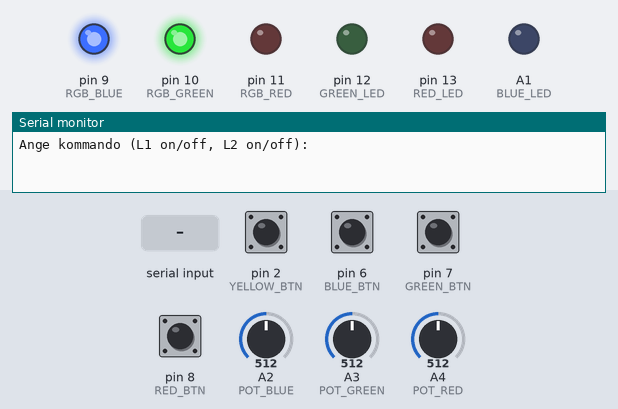
A sketch run on a simulated Arduino Uno, built with avr-gcc and run on an emulated ATmega328P. Parts: output pins drawn as LEDs (lit = HIGH), the last lines printed to the serial monitor. The test bench sets the inputs (shaded band); at power-on: pin 2 (YELLOW_BTN), pin 6 (BLUE_BTN), pin 7 (GREEN_BTN), pin 8 (RED_BTN) HIGH, A4 (POT_RED) = 512, A2 (POT_BLUE) = 512, A3 (POT_GREEN) = 512.

Above: at 1.2 s.
1.3 s: pin 6 (BLUE_BTN) pulled LOW for 0.15 s
At 2.6 s:
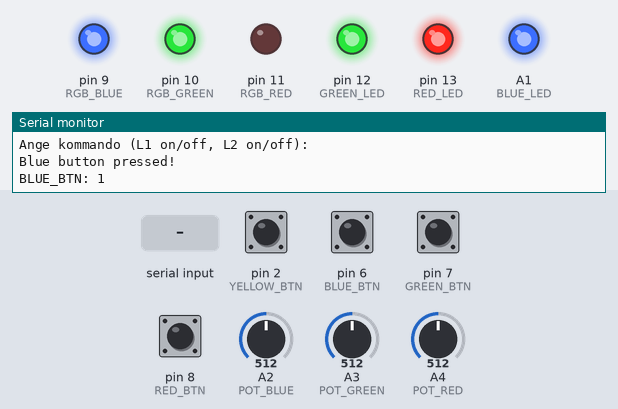
7.8 s: pin 7 (GREEN_BTN) pulled LOW for 0.15 s
At 8.4 s:
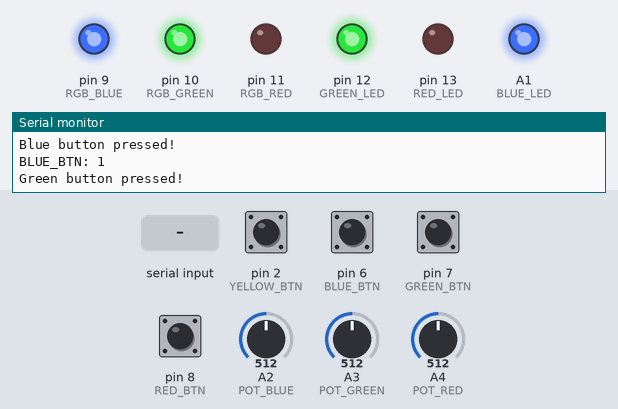
14.3 s: "L2 off\n" received over Serial
At 15.6 s:
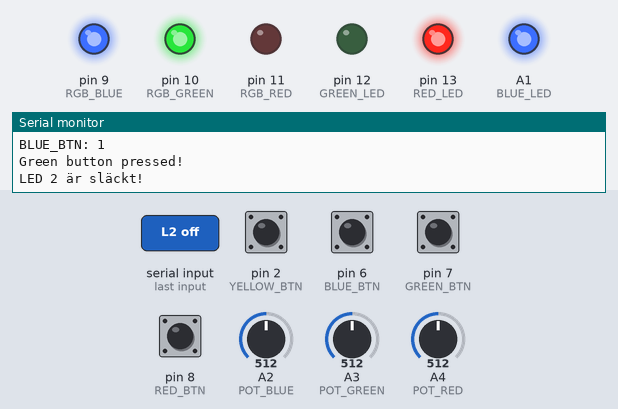
20.7 s: A4 (POT_RED) set to 716
At 22.6 s:
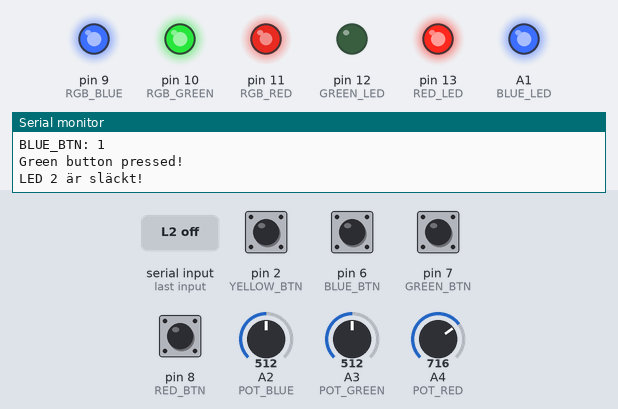
27.1 s: A2 (POT_BLUE) set to 122
At 28.4 s:
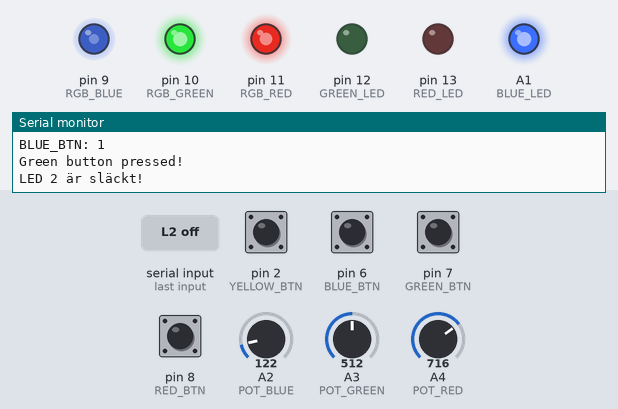
33.5 s: A3 (POT_GREEN) set to 122
At 35.4 s:
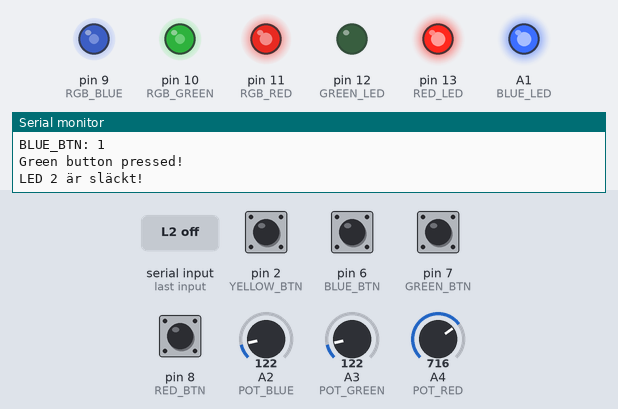
Timing chart, 0 to 40.9 s (numbered marks = the images above; inputs shaded):
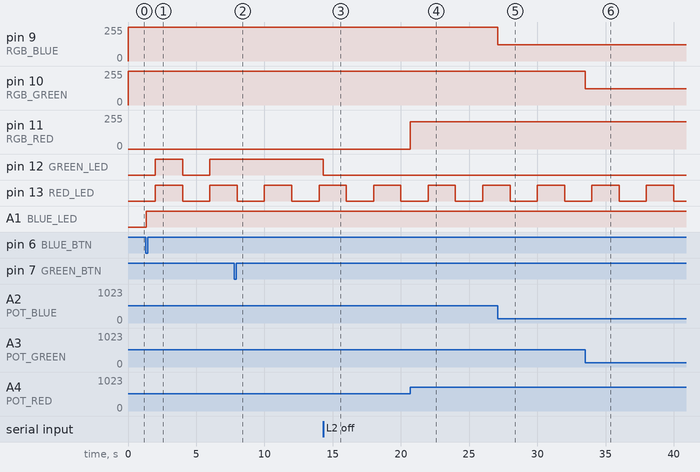

The sketch:

Inlamningsuppgift.ino
```cpp
#include <Arduino.h>

#define RED_LED 13
#define GREEN_LED 12
#define BLUE_LED A1
#define RED_BTN 8
#define YELLOW_BTN 2
#define GREEN_BTN 7
#define BLUE_BTN 6
#define RGB_BLUE 9
#define RGB_GREEN 10
#define RGB_RED 11
String inputString = "";
#define ROUND_POT A0
#define POT_BLUE A2
#define POT_GREEN A3
#define POT_RED A4

const unsigned long BLINK_INTERVAL = 2000;
unsigned long previousMillis = 0;
bool redButtonEnable = true;
bool blueButtonEnable = true;
bool greenButtonEnable = true;

bool ledState = false;
bool redToggle = false;
bool greenToggle = false;
bool blueToggle = false;
bool yellowToggle = false;
bool redBlink = true;
bool greenBlink = true;
bool blueBlink = true;
bool yellowBlink = true;
volatile bool resetFlag = false;
int blueBrightness = 1023;

void resetSystem() {
    resetFlag = true;
}

void setup() {
    blueBlink = true;
    pinMode(RED_LED, OUTPUT);
    pinMode(GREEN_LED, OUTPUT);
    pinMode(BLUE_LED, OUTPUT);
    pinMode(RED_BTN, INPUT_PULLUP);
    pinMode(GREEN_BTN, INPUT_PULLUP);
    pinMode(BLUE_BTN, INPUT_PULLUP);
    pinMode(YELLOW_BTN, INPUT_PULLUP);

    // RGB-konfig
    pinMode(RGB_BLUE, OUTPUT);
    pinMode(RGB_GREEN, OUTPUT);
    pinMode(RGB_RED, OUTPUT);
    pinMode(POT_BLUE, INPUT);
    pinMode(POT_GREEN, INPUT);
    pinMode(POT_RED, INPUT);

    attachInterrupt(digitalPinToInterrupt(YELLOW_BTN), resetSystem, FALLING);
    Serial.begin(115200);
    Serial.println("Ange kommando (L1 on/off, L2 on/off):");
}

void loop() {
    if (resetFlag) {
        redBlink = greenBlink = blueBlink = yellowBlink = true;
        redToggle = greenToggle = blueToggle = yellowToggle = false;
        redButtonEnable = true;
        greenButtonEnable = true;
        blueButtonEnable = true;
        digitalWrite(RED_LED, LOW);
        digitalWrite(GREEN_LED, LOW);
        digitalWrite(BLUE_LED, LOW);
        resetFlag = false;
    }

    if (Serial.available() > 0) {
    String input = Serial.readStringUntil('\n');
    input.trim();

    // Röd LED
    if (input.equalsIgnoreCase("L1 on")) {
        digitalWrite(RED_LED, HIGH);
        Serial.println("LED 1 är tänd!");
        redBlink = false;
    } else if (input.equalsIgnoreCase("L1 off")) {
        digitalWrite(RED_LED, LOW);
        Serial.println("LED 1 är släckt!");
        redBlink = false;
    } else if (input.equalsIgnoreCase("disable button 1")) {
        redButtonEnable = false;
        Serial.println("Knapp 1 (röd) är inaktiverad!");
    } else if (input.equalsIgnoreCase("enable button 1")) {
        redButtonEnable = true;
        Serial.println("Knapp 1 (röd) är aktiverad!");
    }

    // Grön LED
    else if (input.equalsIgnoreCase("L2 on")) {
        digitalWrite(GREEN_LED, HIGH);
        Serial.println("LED 2 är tänd!");
        greenBlink = false;
    } else if (input.equalsIgnoreCase("L2 off")) {
        digitalWrite(GREEN_LED, LOW);
        Serial.println("LED 2 är släckt!");
        greenBlink = false;
    } else if (input.equalsIgnoreCase("disable button 2")) {
        greenButtonEnable = false;
        Serial.println("Knapp 2 (grön) är inaktiverad!");
    } else if (input.equalsIgnoreCase("enable button 2")) {
        greenButtonEnable = true;
        Serial.println("Knapp 2 (grön) är aktiverad!");
    }

    // Blå LED
    else if (input.equalsIgnoreCase("L3 on")) {
        digitalWrite(BLUE_LED, HIGH);
        Serial.println("LED 3 är tänd!");
        blueBlink = false;
    } else if (input.equalsIgnoreCase("L3 off")) {
        digitalWrite(BLUE_LED, LOW);
        Serial.println("LED 3 är släckt!");
        blueBlink = false;
    } else if (input.equalsIgnoreCase("disable button 3")) {
        blueButtonEnable = false;
        Serial.println("Knapp 3 (blå) är inaktiverad!");
    } else if (input.equalsIgnoreCase("enable button 3")) {
        blueButtonEnable = true;
        Serial.println("Knapp 3 (blå) är aktiverad!");
    }
}


    unsigned long currentMillis = millis();

    if (currentMillis - previousMillis >= BLINK_INTERVAL) {
        previousMillis = currentMillis;
        ledState = !ledState;

        if (redBlink) digitalWrite(RED_LED, ledState);
        if (greenBlink) digitalWrite(GREEN_LED, ledState);
        if (blueBlink) {
            blueBrightness = analogRead(ROUND_POT);
            blueBrightness = map(blueBrightness, 0, 1023, 0, 255);
            analogWrite(BLUE_LED, ledState ? blueBrightness : 0);
        }
    }
    if (redButtonEnable == true) {
    if (digitalRead(RED_BTN) == LOW) {
        delay(50);
        redBlink = false;
        if (digitalRead(RED_BTN) == LOW) {
            Serial.println("Red button pressed!");
            redToggle = !redToggle;
            digitalWrite(RED_LED, redToggle);
            while (digitalRead(RED_BTN) == LOW) delay(10);
        }
    }
}

if (greenButtonEnable == true) {  // Grön knappkontroll
    if (digitalRead(GREEN_BTN) == LOW) {
        delay(50);
        greenBlink = false;
        if (digitalRead(GREEN_BTN) == LOW) {
            Serial.println("Green button pressed!");
            greenToggle = !greenToggle;
            digitalWrite(GREEN_LED, greenToggle);
            while (digitalRead(GREEN_BTN) == LOW) delay(10);
        }
    }
}

if (blueButtonEnable == true) {  // Blå knappkontroll
    if (digitalRead(BLUE_BTN) == LOW) {
        delay(50);
        blueBlink = false;
        if (digitalRead(BLUE_BTN) == LOW) {
            Serial.println("Blue button pressed!");
            blueToggle = !blueToggle;
            digitalWrite(BLUE_LED, blueToggle);
            while (digitalRead(BLUE_BTN) == LOW) delay(10);
            Serial.print("BLUE_BTN: "); Serial.println(digitalRead(BLUE_BTN));
        }
    }
}


    int pot_blue_value = analogRead(POT_BLUE);
    analogWrite(RGB_BLUE, pot_blue_value);

    int pot_RED_value = analogRead(POT_RED);
    analogWrite(RGB_RED, pot_RED_value);

    int pot_GREEN_value = analogRead(POT_GREEN);
    analogWrite(RGB_GREEN, pot_GREEN_value);
}
```

Measured:
- after the input at 1.3 s, A1 (BLUE_LED): LOW → HIGH after 0.05 s
- after the input at 7.8 s, pin 12 (GREEN_LED): stops changing and stays HIGH
- after the input at 14.3 s, pin 12 (GREEN_LED): HIGH → LOW at once
- after the input at 20.7 s, pin 11 (RGB_RED): 0/255 → 204/255 at once
- after the input at 27.1 s, pin 9 (RGB_BLUE): 255/255 → 122/255 at once
- after the input at 33.5 s, pin 10 (RGB_GREEN): 255/255 → 122/255 at once
- by itself, pin 13 (RED_LED): alternates HIGH for 2.0 s and LOW for 2.0 s
